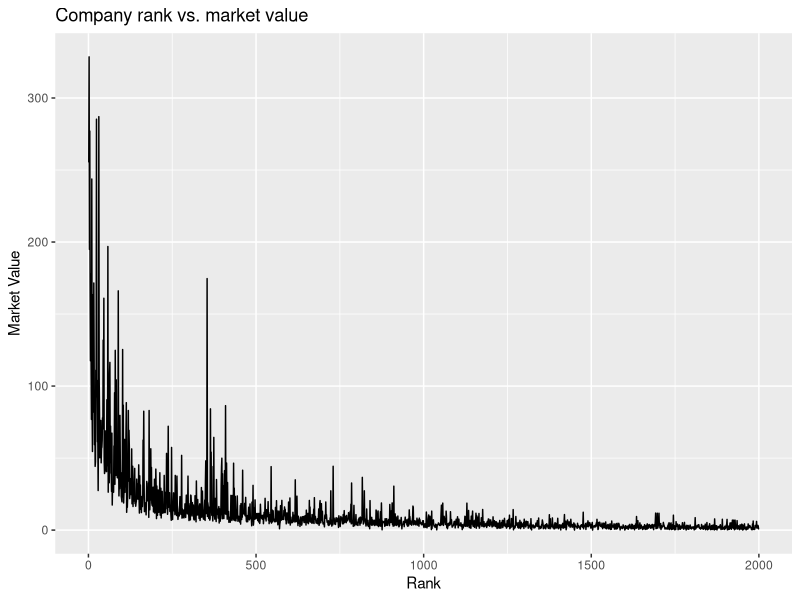
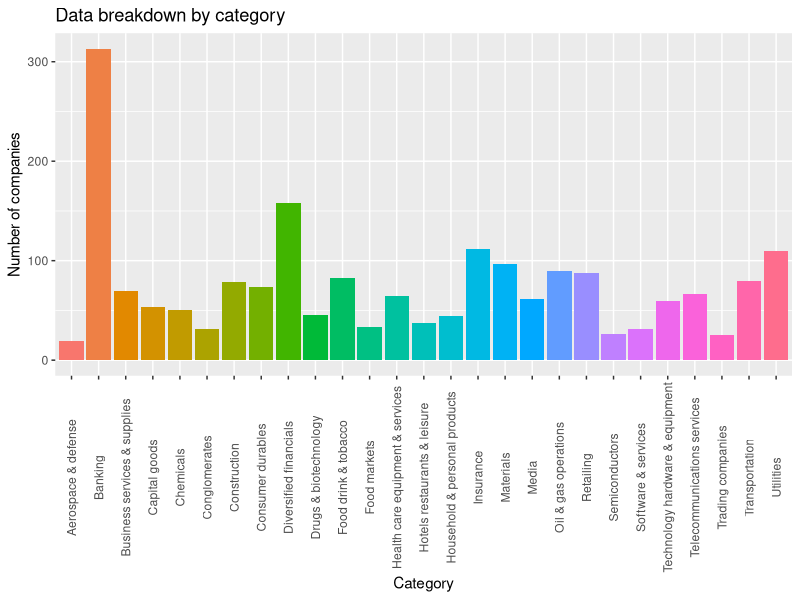
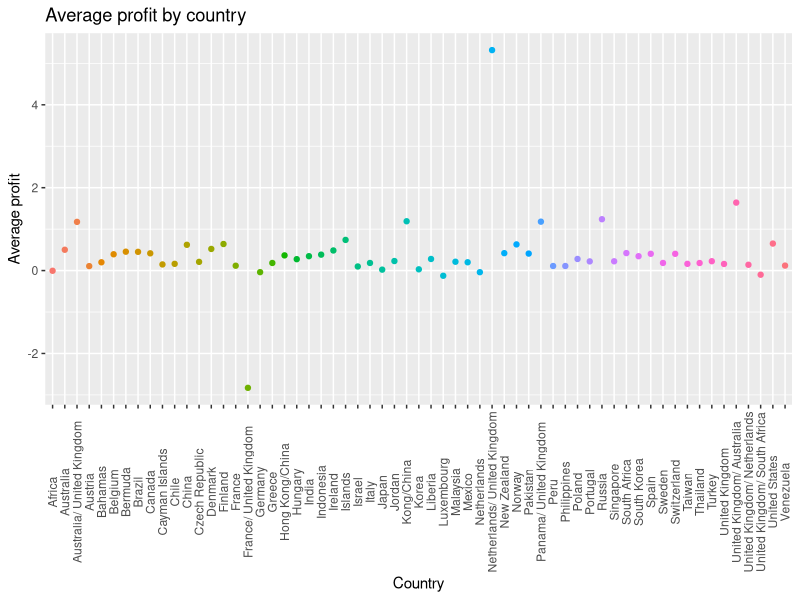
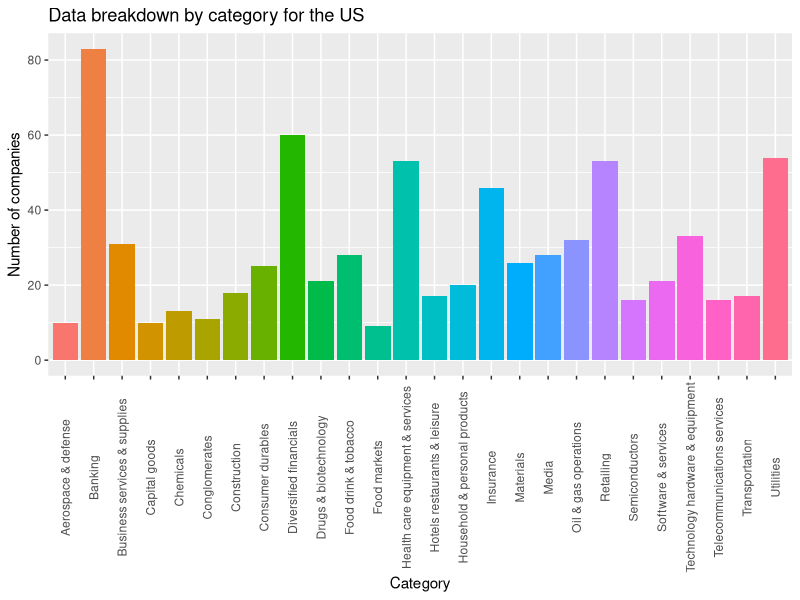
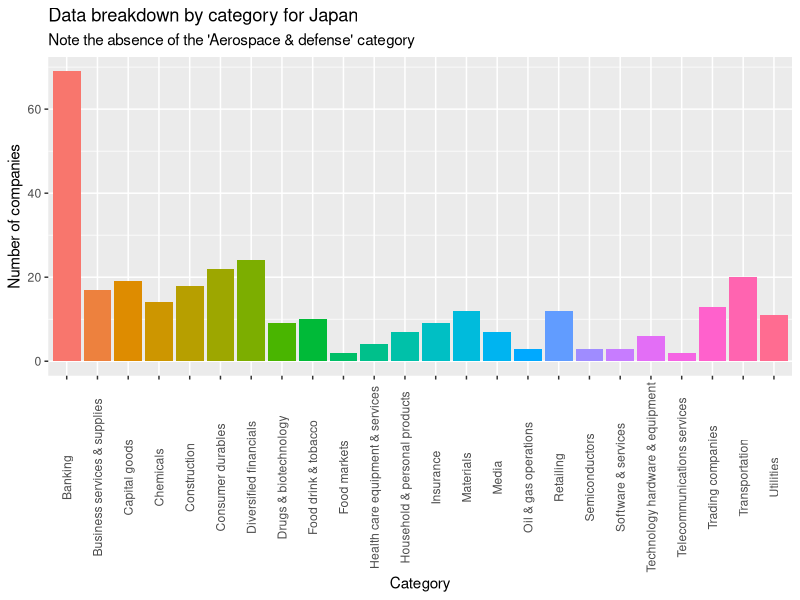
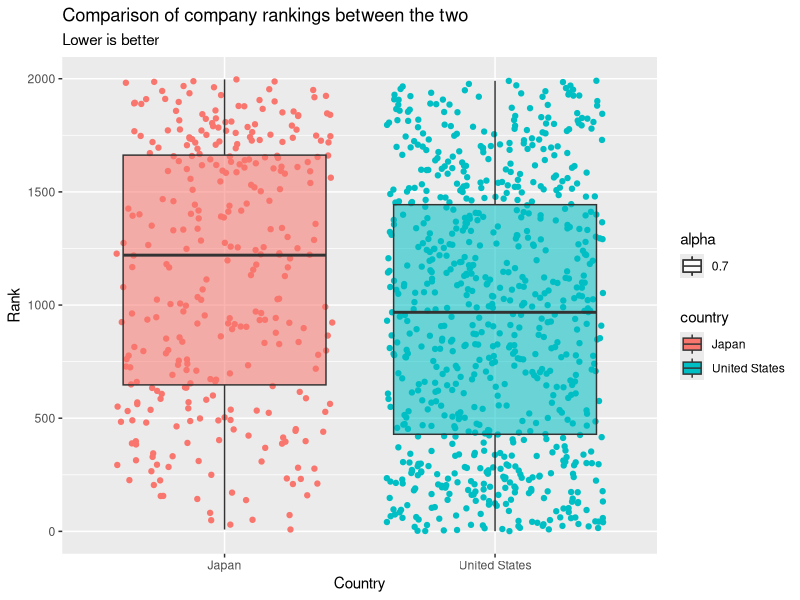
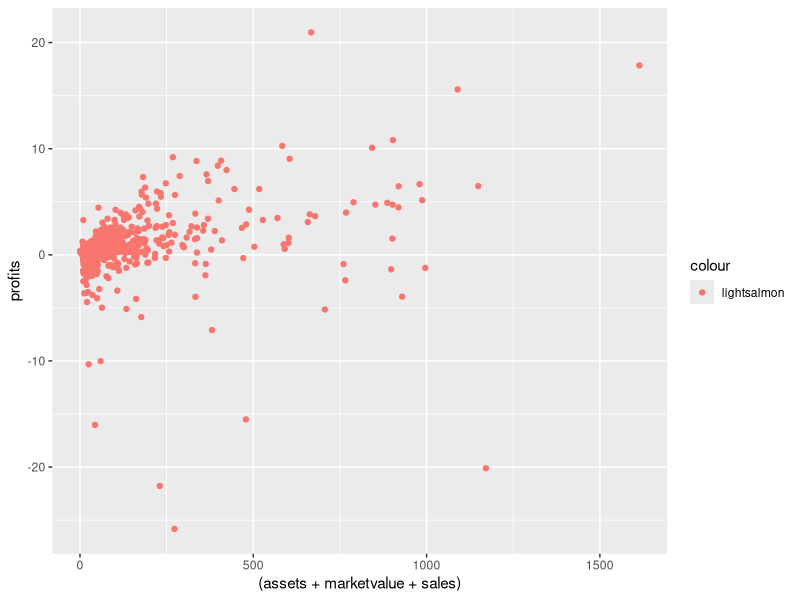
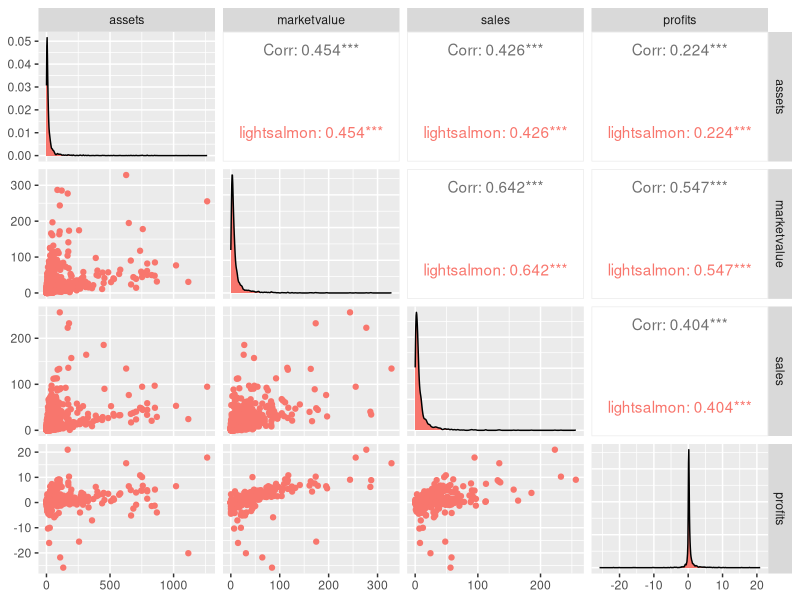

Recreate these plots in R, in order.
## ---- chunk 1
library(dplyr, quietly = TRUE)
library(ggplot2, quietly=TRUE)
library(data.table, quietly=TRUE)
library(knitr)
library(kableExtra)
library(GGally)
## ---- chunk 2
forbes <- fread('./Forbes2000.csv')
forbes$antirank <- (nrow(forbes)-forbes$rank)

## ---- chunk 3

ggplot(forbes, aes(x=rank, y=marketvalue)) + geom_line()+labs(x='Rank', y='Market Value', title = 'Company rank vs. market value')
## ---- chunk 4
 ggplot(forbes, aes(x=category, fill = category))+ geom_bar()+theme(axis.text.x = element_text(angle = 90, vjust = 0.5))+theme(legend.position="none")+labs(x='Category', y='Number of companies', title = 'Data breakdown by category')

## ---- chunk 5

maxCountry <- forbes[forbes[,.I[profits == max(profits, na.rm = TRUE)], by=country]$V1]
maxCountry <- maxCountry[!is.na(name)]

maxCountry %>% kable %>% kable_styling("striped", full_width = F) %>% scroll_box( height = "400px")

## ---- chunk 6

# Average profit per country
forbes %>% group_by(country) %>% summarise(meanProfit = mean(profits, na.rm = TRUE))%>% ggplot( aes(x=country,y=meanProfit, color = country))+geom_point()+theme(axis.text.x = element_text(angle = 90, vjust = 0.5), legend.position = 'none')+labs(x='Country', y='Average profit', title = 'Average profit by country')
## ---- chunk 7
usComp <- forbes[country== 'United States']
nrow(usComp)
usComp %>% kable %>% kable_styling("striped", full_width = F) %>% scroll_box(height = "350px")

ggplot(usComp, aes(x=category, fill = category))+ geom_bar()+theme(axis.text.x = element_text(angle = 90, vjust = 0.5))+theme(legend.position="none")+labs(x='Category', y='Number of companies', title = 'Data breakdown by category for the US')

## ---- chunk 8
jpComp <- forbes[country=='Japan']
nrow(jpComp)
jpComp %>% kable %>% kable_styling("striped", full_width = F) %>% scroll_box( height = "350px")

ggplot(jpComp, aes(x=category, fill = category))+ geom_bar()+theme(axis.text.x = element_text(angle = 90, vjust = 0.5))+theme(legend.position="none")+labs(x='Category', y='Number of companies', title = 'Data breakdown by category for Japan', subtitle = "Note the absence of the 'Aerospace & defense' category")
## ---- chunk 9
## The joys of ggplot2
ggplot(usComp, aes(x= country, y=rank, fill=country))+geom_jitter(aes(color=country))+geom_boxplot(aes(alpha = 0.7))+geom_jitter(data=jpComp, aes(color = country))+geom_boxplot(data=jpComp, aes(alpha =0.7 ))+labs(title = 'Comparison of company rankings between the two', subtitle = 'Lower is better',x='Country', y= 'Rank')
## ---- chunk 10
modelData <- forbes %>% select(c(assets, marketvalue, sales, profits))
modelData %>% ggplot(aes(x=(assets+ marketvalue+ sales), y= profits, color = 'lightsalmon'))+geom_point()
ggpairs(modelData, aes(color = 'lightsalmon'))
## ---- chunk 11
profModel <- lm(profits ~ assets+ marketvalue+sales, data = modelData)
summary(profModel)
## ---- chunk 12
anova(profModel)
## ---- chunk 13

hist(residuals(profModel), col = 'slategray2')
## ---- chunk 14

modelData %>% ggplot(aes(x=(assets+ marketvalue+ sales), y= profits))+geom_point(color = '#43CD80')+geom_abline(slope=coef(profModel)[2], intercept = coef(profModel)[1], color='royalblue3')

## ---- chunk 15
usCompMod <- usComp %>% select(c(profits, assets, marketvalue, sales))
usCompMod %>% ggplot(aes(x=(assets+ marketvalue+ sales), y= profits))+geom_point(color = 'seagreen')
ggpairs(usCompMod, aes(color = 'salmon'))

## ---- chunk 16
usModel <- lm(profits~assets+marketvalue+sales, data = usCompMod)
summary(usModel)
anova(usModel)
hist(residuals(usModel), col = 'slategray2')
## ---- chunk 17
usCompMod %>% ggplot(aes(x=(assets+ marketvalue+ sales), y= profits))+geom_point(color = '#43CD80')+geom_abline(slope=coef(usModel)[2], intercept = coef(usModel)[1], color='royalblue3')
